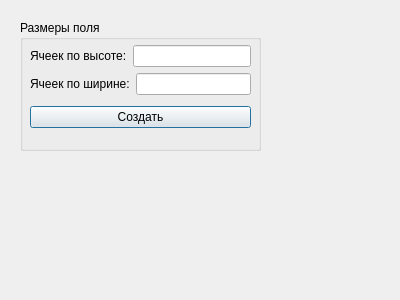
<?xml version="1.0" encoding="UTF-8"?>
<ui version="4.0">
 <class>CreateGameWindow</class>
 <widget class="QDialog" name="CreateGameWindow">
  <property name="geometry">
   <rect>
    <x>0</x>
    <y>0</y>
    <width>400</width>
    <height>300</height>
   </rect>
  </property>
  <property name="windowTitle">
   <string>Dialog</string>
  </property>
  <widget class="QGroupBox" name="groupBox">
   <property name="geometry">
    <rect>
     <x>20</x>
     <y>20</y>
     <width>241</width>
     <height>131</height>
    </rect>
   </property>
   <property name="title">
    <string>Размеры поля</string>
   </property>
   <widget class="QWidget" name="">
    <property name="geometry">
     <rect>
      <x>10</x>
      <y>20</y>
      <width>221</width>
      <height>95</height>
     </rect>
    </property>
    <layout class="QVBoxLayout" name="verticalLayout_2">
     <item>
      <layout class="QVBoxLayout" name="verticalLayout">
       <item>
        <layout class="QHBoxLayout" name="horizontalLayout">
         <item>
          <widget class="QLabel" name="Hight">
           <property name="text">
            <string>Ячеек по высоте:</string>
           </property>
          </widget>
         </item>
         <item>
          <widget class="QLineEdit" name="lineEdit"/>
         </item>
        </layout>
       </item>
       <item>
        <layout class="QHBoxLayout" name="horizontalLayout_2">
         <item>
          <widget class="QLabel" name="Width">
           <property name="text">
            <string>Ячеек по ширине:</string>
           </property>
          </widget>
         </item>
         <item>
          <widget class="QLineEdit" name="lineEdit_2"/>
         </item>
        </layout>
       </item>
      </layout>
     </item>
     <item>
      <widget class="QPushButton" name="pushButton">
       <property name="text">
        <string>Создать</string>
       </property>
      </widget>
     </item>
    </layout>
   </widget>
  </widget>
 </widget>
 <resources/>
 <connections/>
</ui>
